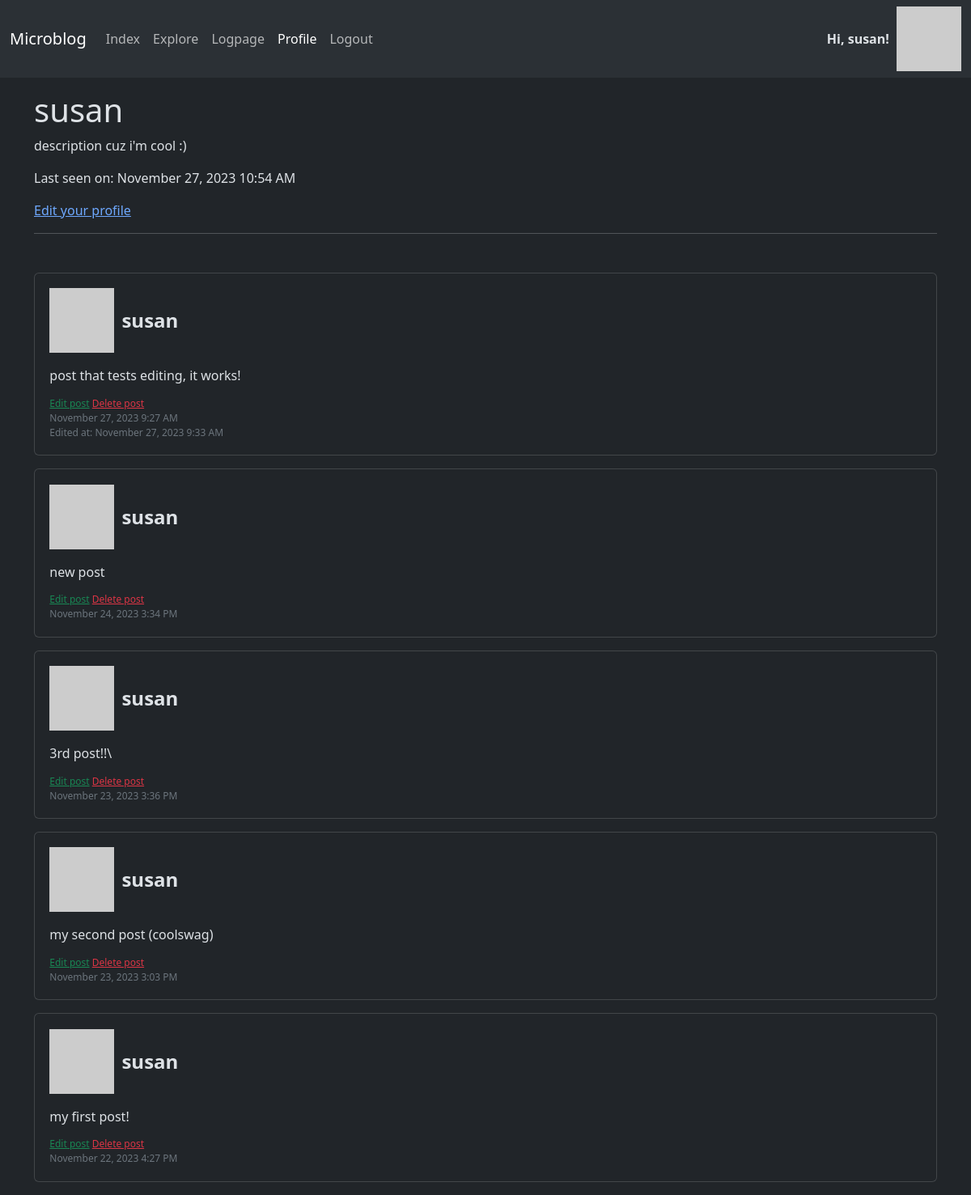
/user/1 (signed in), run on the app's committed database.
### app/models.py (models this page shows, shortened)
class User(UserMixin, db.Model):
    id = db.Column(db.Integer, primary_key=True)
    username = db.Column(db.String(64), index=True, unique=True)
    email = db.Column(db.String(120), index=True, unique=True)
    password_hash = db.Column(db.String(128))
    posts = db.relationship('Post', backref='author', lazy='dynamic')
    about_me = db.Column(db.String(140))
    last_seen = db.Column(db.DateTime, default=datetime.utcnow)
    followed = db.relationship(
        'User', secondary=followers,
        primaryjoin=(followers.c.follower_id == id),
        secondaryjoin=(followers.c.followed_id == id),
        backref=db.backref('followers', lazy='dynamic'), lazy='dynamic')
    def avatar(self, size):
        digest = md5(self.email.lower().encode('utf-8')).hexdigest()
        return 'https://www.gravatar.com/avatar/{}?d=identicon&s={}'.format(
            digest, size)

class Post(db.Model):
    id = db.Column(db.Integer, primary_key=True)
    body = db.Column(db.String(140))
    timestamp = db.Column(db.DateTime, index=True, default=datetime.utcnow)
    user_id = db.Column(db.Integer, db.ForeignKey('user.id'))
    edit_timestamp = db.Column(db.DateTime, index=True)

### app/routes.py (the view)
@app.route('/user/<id>')
@login_required
def user(id):
    user = User.query.get(id)
    if user is None:
        return redirect(url_for('login'))
    page = request.args.get('page', 1, type=int)
    posts = user.posts.order_by(Post.timestamp.desc()).paginate(page=page, per_page=app.config['POSTS_PER_PAGE'], error_out=False)
    next_url = url_for('user', id=id, page=posts.next_num) \
        if posts.has_next else None
    prev_url = url_for('user', id=id, page=posts.prev_num) \
        if posts.has_prev else None
    form = EmptyForm()
    return render_template('user.html', loggedIn=current_user.is_authenticated, page="user", user=user, posts=posts, form=form, next_url=next_url, prev_url=prev_url)

### app/models.py (called while the page is built)
@login.user_loader
def load_user(id):
    return User.query.get(int(id))

### app/routes.py (called while the page is built)
@app.before_request
def before_request():
    if current_user.is_authenticated:
        current_user.last_seen = datetime.utcnow()
        db.session.commit()

### app/templates/user.html (shortened to what this page needs)
{% extends "base.html" %}
{% block body %}
    <header class="mb-5">
        <h1>{{ user.username }}</h1>
        {% if user.about_me %}<p>{{ user.about_me }}</p>{% endif %}
        {% if user.last_seen %}<p>Last seen on: {{ moment(user.last_seen).format('LLL') }}</p>{% endif %}
        {% if user == current_user %}
            <p><a href="{{ url_for('edit_profile') }}">Edit your profile</a></p>
        {% endif %}
        <hr>
    </header>
    {% for post in posts %}
        {% include 'subtemplates/post_nolink.html' %}
    {% endfor %}
{% endblock %}

### app/templates/base.html (shortened to what this page needs)
<!DOCTYPE html>
<html lang="en" data-bs-theme="dark">
<head>
    <link href="https://cdn.jsdelivr.net/npm/bootstrap@5.3.2/dist/css/bootstrap.min.css" rel="stylesheet">
    <link rel="stylesheet" href="{{ url_for('static',filename='styles/global.css') }}">
</head>
<body>
    <nav class="navbar navbar-expand-lg bg-body-tertiary sticky-top">
        <div class="container-fluid">
        <a class="navbar-brand" href="#">Microblog</a>
        <div class="collapse navbar-collapse" id="navbarSupportedContent">
            <ul class="navbar-nav me-auto mb-2 mb-lg-0">
                <li class="nav-item">
                    <a class="nav-link{% if page == 'index' %} active{% endif %}" aria-current="page" href="{{ url_for('index') }}">Index</a>
                </li>
                <li class="nav-item">
                    <a class="nav-link{% if page == 'explore' %} active{% endif %}"href="{{ url_for('explore') }}">Explore</a>
                </li>
                <li class="nav-item">
                    <a class="nav-link{% if page == 'logpage' %} active{% endif %}" href="{{ url_for('logpage') }}">Logpage</a>
                </li>
                {% if loggedIn %}
                    <li class="nav-item">
                        <a class="nav-link{% if page == 'user' %} active{% endif %}"href="{{ url_for('user', id=current_user.id) }}">Profile</a>
                    </li>
                    <li class="nav-item">
                        <a class="nav-link{% if page == 'logout' %} active{% endif %}" href="{{ url_for('logout') }}">Logout</a>
                    </li>
                {% endif %}
            </ul>
            {% if loggedIn %}
                <span class="fw-bold right-spacing">Hi, {{ current_user.username }}!</span>
                <img src="{{ current_user.avatar(24) }}">
            {% endif %}
        </div>
        </div>
    </nav>
    <div class="container mt-3">
        {% block body %}{% endblock %}
    </div>
</body>
</html>

### app/templates/subtemplates/post_nolink.html
<div class="mb-3 card post-card">
    <div class="card-title mb-3">
        <span><img src="{{ post.author.avatar(48) }}"></span>
        <span class="card-named-title">
            <span class="fw-bold card-author">{{ post.author.username }}</span>
        </span>
    </div>
    <div class="card-description">
        {{ post.body }}
    </div>
    <div class="card-post-details">
        {% if current_user.id == post.author.id %}
            <a class="text-success" href="{{ url_for('edit_post', id=post.id) }}">Edit post</a>
            <a class="text-danger" href="{{ url_for('delete_post', id=post.id) }}">Delete post</a><br>
        {% endif %}
        <span class="text-secondary">
            <span>{{ moment(post.timestamp).format('LLL') }}</span>
            {% if post.edit_timestamp %}
                <div>Edited at: {{ moment(post.edit_timestamp).format('LLL') }}</div>
            {% endif %}
        </span>
    </div>
</div>

### app/static/styles/global.css (style rules this page uses)
.post-card { padding: 2ch; }
.post-card .card-named-title { margin-left: 1ch; display: flex; flex-direction: column; align-items: flex-start; justify-content: flex-start; }
.post-card .card-named-title .card-author { font-size: 150%; }
.post-card .card-title { display: flex; align-items: center; }
.right-spacing { margin-right: 1ch; }
.post-card .card-post-details { margin-top: 2ch; font-size: 75%; }

### data on the page
User: username "susan", about_me "description cuz i'm cool :)", last_seen "November 27, 2023 10:54 AM"
Post: author.username "susan", body "post that tests editing, it works!", timestamp "November 27, 2023 9:27 AM", edit_timestamp "November 27, 2023 9:33 AM"
Post: author.username "susan", body "new post", timestamp "November 24, 2023 3:34 PM"
Post: author.username "susan", body "3rd post!!\\", timestamp "November 23, 2023 3:36 PM"
Post: author.username "susan", body "my second post (coolswag)", timestamp "November 23, 2023 3:03 PM"
Post: author.username "susan", body "my first post!", timestamp "November 22, 2023 4:27 PM"
